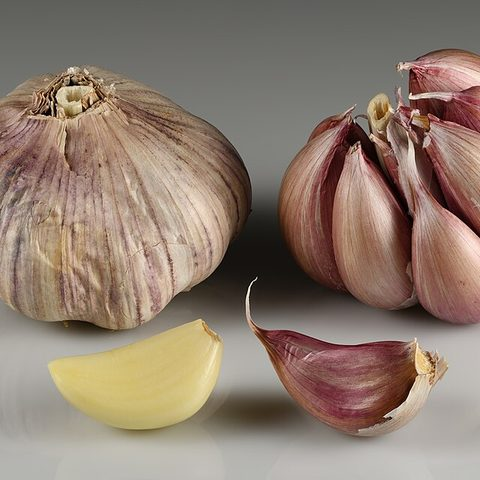
#> input picture images/illustrations/ail.jpg, 480 x 480 px
$ python -i fond_blanc.py   (imports and definitions only)
#> lines starting #> are read from the running program, lines starting #| are printed output that depends on the picture
"""Met une photo de produit sur fond blanc : le décor est retiré (rembg, modèle isnet-general-use, sur l'ordinateur),
le produit est recadré, centré avec une marge, en carré de 800 px.

    python outils/fond_blanc.py photo.jpg images/produits/<ID Clover>.jpg
Installation une fois : pip install "rembg[cpu]"
"""
from __future__ import annotations

import argparse
import sys
from pathlib import Path

from PIL import Image, ImageOps

SITE = Path(__file__).resolve().parent.parent
COTE = 800
MARGE = 0.08
_SESSION = None


def detourer(image: Image.Image) -> Image.Image:
    """Produit seul sur blanc, carré de 800 px."""
    global _SESSION
    from rembg import new_session, remove
    if _SESSION is None:
        _SESSION = new_session("isnet-general-use")
    image = ImageOps.exif_transpose(image).convert("RGB")
    decoupe = remove(image, session=_SESSION)                 # RGBA : décor transparent
    alpha = decoupe.getchannel("A").point(lambda v: 255 if v > 24 else 0)
    boite = alpha.getbbox() or (0, 0, *decoupe.size)
    decoupe = decoupe.crop(boite)
    fond = Image.new("RGBA", decoupe.size, (255, 255, 255, 255))
    fond.alpha_composite(decoupe)
    produit = fond.convert("RGB")
    w, h = produit.size
    c = int(max(w, h) / (1 - 2 * MARGE))
    carre = Image.new("RGB", (c, c), (255, 255, 255))
    carre.paste(produit, ((c - w) // 2, (c - h) // 2))
    return carre.resize((COTE, COTE), Image.LANCZOS)


def main() -> None:
    ap = argparse.ArgumentParser()
    ap.add_argument("source", nargs="?")
    ap.add_argument("cible", nargs="?")
    args = ap.parse_args()
    if not (args.source and args.cible):
        ap.error("donner la photo et le fichier à écrire")
    detourer(Image.open(args.source)).save(args.cible, quality=88)
    print(args.cible)


# [2 lines not run here, left out]

>>> import cv2
>>> picture = cv2.imread('../images/illustrations/ail.jpg', cv2.IMREAD_GRAYSCALE)
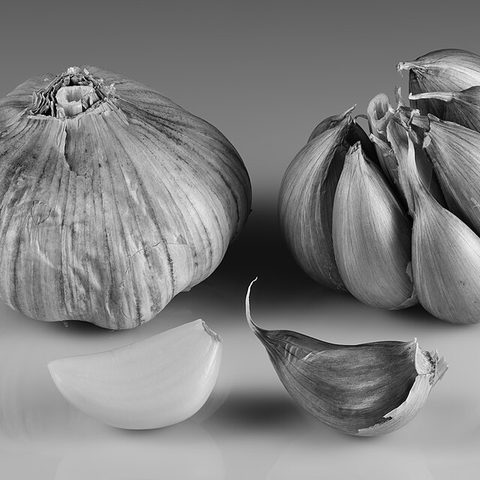
#> picture: shape (480, 480); min 0, max 255, mean 128.3
#> (the run stopped early here; a loop or call above may not have finished)

$ run again, on images/illustrations/attieke.jpg
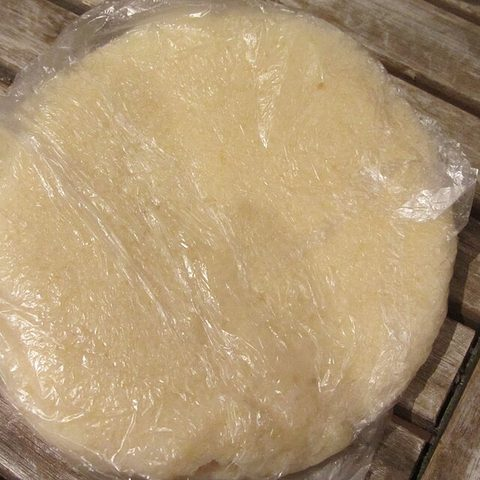
#> input picture images/illustrations/attieke.jpg, 480 x 480 px
#> `picture = cv2.imread('../images/illustrations/ail.jpg', cv2.IMREAD_GRA..`:
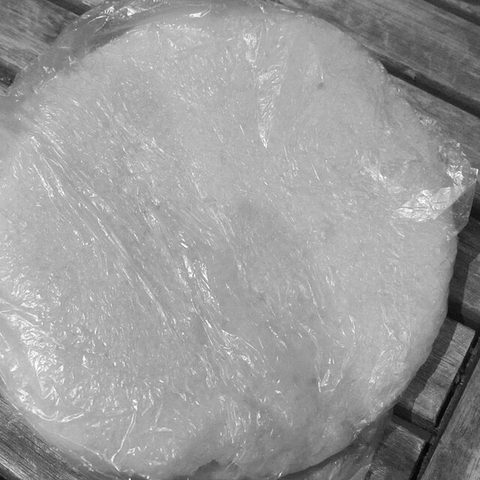
#> picture: shape (480, 480); min 0, max 255, mean 154.6

$ run again, on images/illustrations/aubergine.jpg
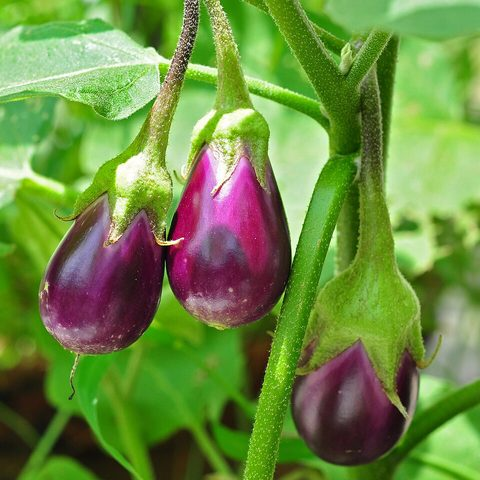
#> input picture images/illustrations/aubergine.jpg, 480 x 480 px
#> `picture = cv2.imread('../images/illustrations/ail.jpg', cv2.IMREAD_GRA..`:
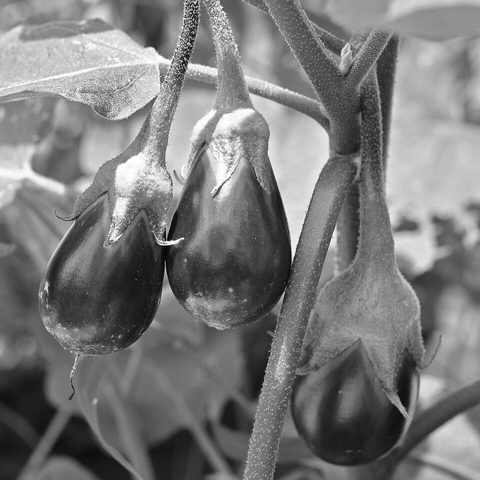
#> picture: shape (480, 480); min 0, max 255, mean 122.1
